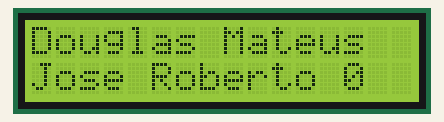
This sketch was run on a simulated Arduino Uno, built with avr-gcc and run on an emulated ATmega328P. Shown: 16×2 character LCD.

Above: at 0.1 s.
At 4.1 s:
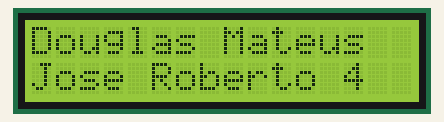
At 9.1 s:
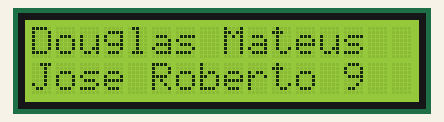
At 19.1 s:
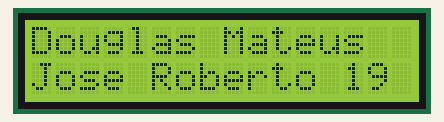
At 28.1 s:
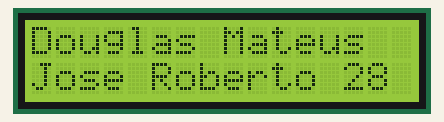
At 38.1 s:
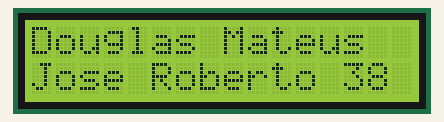

Measured:
- what the display in image 1 shows lasts 1.0 s, from 4.1 s to 5.1 s

The sketch:

controle_do_display_lcd.ino
```cpp
/* Firmware utilizado para controlar um display LCD 16x2. */

#include <LiquidCrystal.h> // Inclui a biblioteca do LCD

LiquidCrystal lcd(3, 8, 9, 4 , 5, 6, 7); // Configura os pinos do Arduino para se comunicar com o LCD

int temp; //Inicia uma variável inteira(temp), para escrever no LCD a contagem do tempo

void setup() {

  lcd.begin(16, 2); // Inicia o LCD com dimensões 16x2(Colunas x Linhas)
  lcd.setCursor(0, 0); // Posiciona o cursor na primeira coluna(0) e na primeira linha(0) do LCD
  lcd.print("Douglas Mateus"); // Escreve no LCD
  lcd.setCursor(0, 1); // Posiciona o cursor na primeira coluna(0) e na segunda linha(1) do LCD
  lcd.print("Jose Roberto"); // Escreve no LCD

}

void loop() {

  lcd.setCursor(13, 1); // Posiciona o cursor na décima quarta coluna(13) e na segunda linha(1) do LCD
  lcd.print(temp); // Escreve o valor atual da variável de contagem no LCD
  delay(1000); // Aguarda 1 segundo

  temp++; // Incrementa variável de contagem

  if(temp == 600) { // Se a variável temp chegar em 600(10 Minutos),...
    temp = 0; // Zera a variável de contagem
  }

}
```
